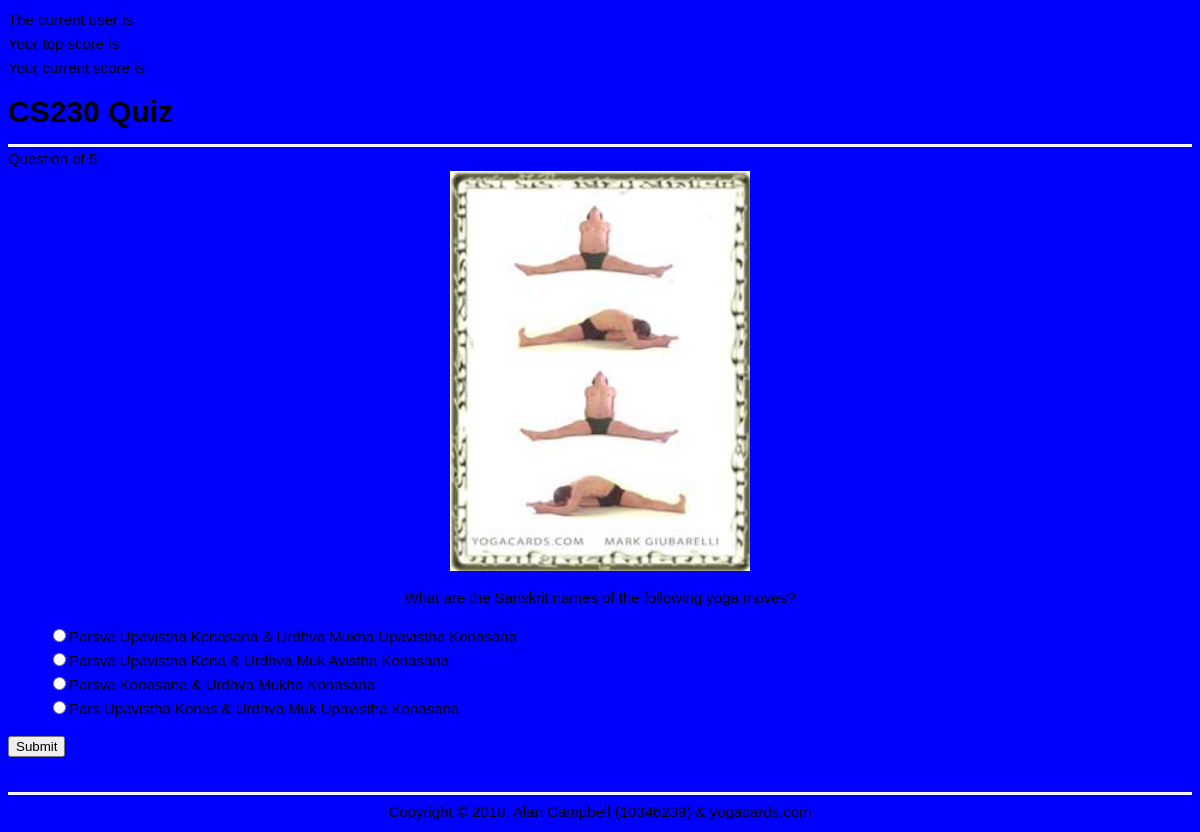
Page /Assignment4/questionSan.php?n=1 on the committed database.
### tables this page shows
CREATE TABLE `questionsSan` (
  `question_number` int(11) NOT NULL,
  `text` text NOT NULL
);

CREATE TABLE `choicesSan` (
  `ID` int(100) NOT NULL,
  `question_number` int(100) NOT NULL,
  `is_correct` tinyint(10) NOT NULL,
  `text` text NOT NULL
);

### Assignment4/questionSan.php (the view, shortened to what this page needs)
<?php include 'database.php'; ?>
<?php
echo "Your top score is " . $_SESSION['userScore']; echo '<br>';
echo "Your current score is " . $_SESSION['score']; echo '<br>';
	$number = (int)$_GET['n'];
	$query = "SELECT * FROM `questionsSan`
				WHERE question_number = $number";
	$result = $mysqli->query($query) or die($mysqli->error.__LINE__);
	$question = $result->fetch_assoc();
	$query = "SELECT * FROM `choicesSan`
				WHERE question_number = $number";
	$choices = $mysqli->query($query) or die($mysqli->error.__LINE__);
?>
<!DOCTYPE html>
<html>
	<head>
		<link rel="stylesheet" type="text/css" href="css/style.css">
	</head>
<body>
	<header>
		<div class="container">
			<h1>CS230 Quiz</h1>
		</div>
	</header>
	<main>
		<div class="container">
			<div class="current">Question <?php echo $_SESSION['questionsAnswered'] ?> of 5</div>
			<?php
			$type = $_REQUEST['n'];
    		if($type == "1")
    		{
      			$imag = "img/yoga1.jpg";
    		}
			?>
			<div align="center">
			<img src="<?php echo $imag; ?>" width="300" height="400">
			</div>
			<p class="question" align="center">
				<?php echo $question['text']; ?>
			</p>
			<form method="post" action="processSan.php">
				<ul class="choices">
					<?php while($row = $choices->fetch_assoc()): ?>
						<li><input type="radio" name="choice" value="<?php echo $row['ID']; ?>" /><?php echo $row['text']; ?></li>
					<?php endwhile; ?>
				</ul>
				<input type="submit" value="Submit" />
			</form>
		</div>
	</main>
	<footer>
		<div class="container">
			Copyright &copy; 2018, Alan Campbell (10346239) & yogacards.com
		</div>
	</footer>
</body>
</html>

### Assignment4/css/style.css (style rules this page uses)
body { font-family: arial; font-size: 15px; line-height: 1.6em; background-color: blue; }
li { list-style: none; }
.container { width: 60% margin: 0 auto; overflow: auto; }
header { border-bottom: 3px #f4f4f4 solid; }
footer { border-top: 3px #f4f4f4 solid; text-align: center; padding-top: 5px; }
main { padding-bottom: 20px; }

### rows in the picture
questionssan: text "What are the Sanskrit names of the following yoga moves?"
choicessan: text "Parsva Upavistha Konasana & Urdhva Mukha Upavistha Konasana"
choicessan: text "Parsva Upavistha Kona & Urdhva Muk Avistha Konasana"
choicessan: text "Parsva Konasana & Urdhva Mukha Konasana"
choicessan: text "Pars Upavistha Konas & Urdhva Muk Upavistha Konasana"
